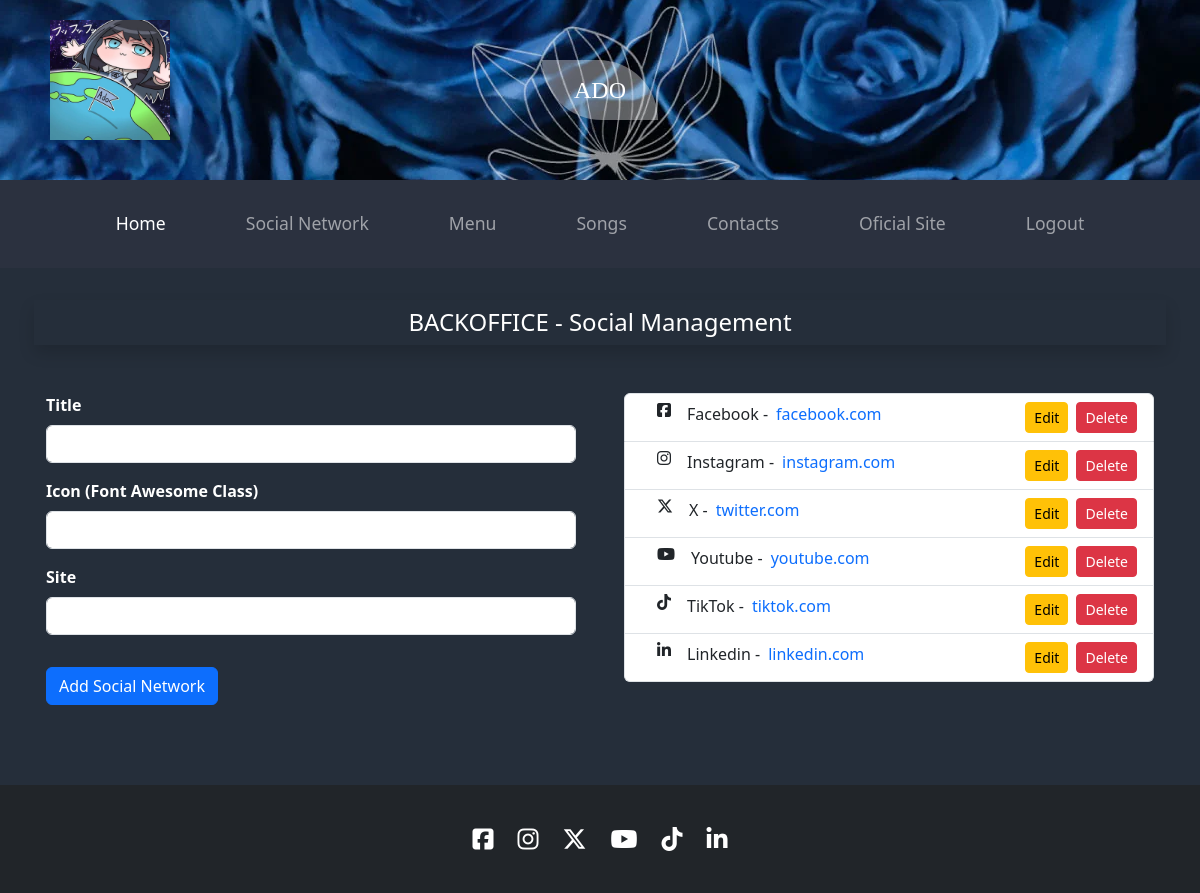
The app's page /back_office/socials.php (signed in) with its own data.
### tables this page shows
CREATE TABLE `social_network` (
  `id_social` int(11) NOT NULL,
  `site` varchar(100) NOT NULL,
  `icon` varchar(50) NOT NULL,
  `title` varchar(50) NOT NULL
);

### back_office/socials.php (the view, shortened to what this page needs)
<?php
include "header.php";
?>
<section class="container">
    <div class="row">
        <div class="p-2 mb-5 shadow text-center">
        <h4 class="mb-0">BACKOFFICE - Social Management</h4>
      </div>
    </div>
    <div class="row">
        <div class="col me-4">
            <?php
            $title = $icon = $site = $idNet = "";
            ?>
             <form action="<?php echo $_SERVER['PHP_SELF']; ?>" method="post">
                <div class="mb-3">
                    <label for="title" class="form-label">Title</label>
                    <input type="text" value="<?= $title ?>" class="form-control" id="title" name="title" required>
                </div>
                <div class="mb-3">
                    <label for="icon" class="form-label">Icon (Font Awesome class)</label>
                    <input type="text" value="<?= $icon ?>" class="form-control" id="icon" name="icon" required>
                </div>
                <div class="mb-3">
                    <label for="site" class="form-label">Site</label>
                    <input type="text" value="<?= $site ?>" class="form-control" id="site" name="site" required>
                </div>
                <button type="submit" id="btn-submit" class="btn btn-primary mb-5 mt-3">Add Social Network</button>
            </form>
        </div>
        <div class="col">
            <ul class="list-group">
                <?php
                $sql = "SELECT * FROM social_network";
                $result = $conn->query($sql);
                if ($result->num_rows > 0) {
                    while ($row = $result->fetch_assoc()) {
                        echo "<li class='list-group-item d-flex' data-title='$row[title]' data-icon='$row[icon]' data-site='$row[site]' data-id='$row[id_social]'>";
                        echo "<i class='fa-brands $row[icon] mx-3'></i> ";
                        echo "<span class='me-2'>$row[title] -</span>";
                        echo "<a href='https://$row[site]' target='_blank'>$row[site]</a>";
                        echo "<div class='ms-auto'>";
                        echo "<button class='btn btn-sm btn-warning mx-2' data-action='edit'>Edit</button>";
                        echo "<button class='btn btn-sm btn-danger' data-action='delete'>Delete</button>";
                        echo "</div>";
                        echo "</li>";
                    }
                } else {
                    echo "<li class='list-group-item'>No social networks registered.</li>";
                }
                ?>
            </ul>
        </div>
    </div>
</section>
<?php
include "footer.php"
?>

### back_office/footer.php
<footer id="footer" class="bg-dark text-white py-1">
     <div
       class="container d-flex justify-content-center justify-content-lg-center"
     >
       <div class="d-flex gap-4">
         <?php
         $sql = "SELECT site, icon, title FROM social_network";
         $result = $conn->query($sql);
         if ($result->num_rows > 0) {
           while ($row = $result->fetch_assoc()) {
              echo "
                   <a href='https://$row[site]' target='_blank' class='text-white fs-4'>
                     <i class='fa-brands $row[icon]'></i>
                   </a>
                    ";
           }
         }
         ?>

### styles.css (style rules this page uses)
:root { font-size: 16px; }
html, body { height: 100%; margin: 0; padding: 0; background-color: #252e3a; }
body { display: grid; grid-template-rows: auto auto 1fr auto auto; height: 100vh; }
footer { background-color: lightgray; }
.container { padding: 2rem 1rem; }
a { text-decoration: none; }
form div { margin-bottom: 1rem; }
form label { text-transform: capitalize; font-weight: bold; }
form input { padding: 0.25rem 0.5rem; }
label, h5, h1, h3, h4 { color: white; }
footer { width: 100%; }

### records on screen
social_network: title "Facebook", site "facebook.com"
social_network: title "Instagram", site "instagram.com"
social_network: title "X", site "twitter.com"
social_network: title "Youtube", site "youtube.com"
social_network: title "TikTok", site "tiktok.com"
social_network: title "Linkedin", site "linkedin.com"
